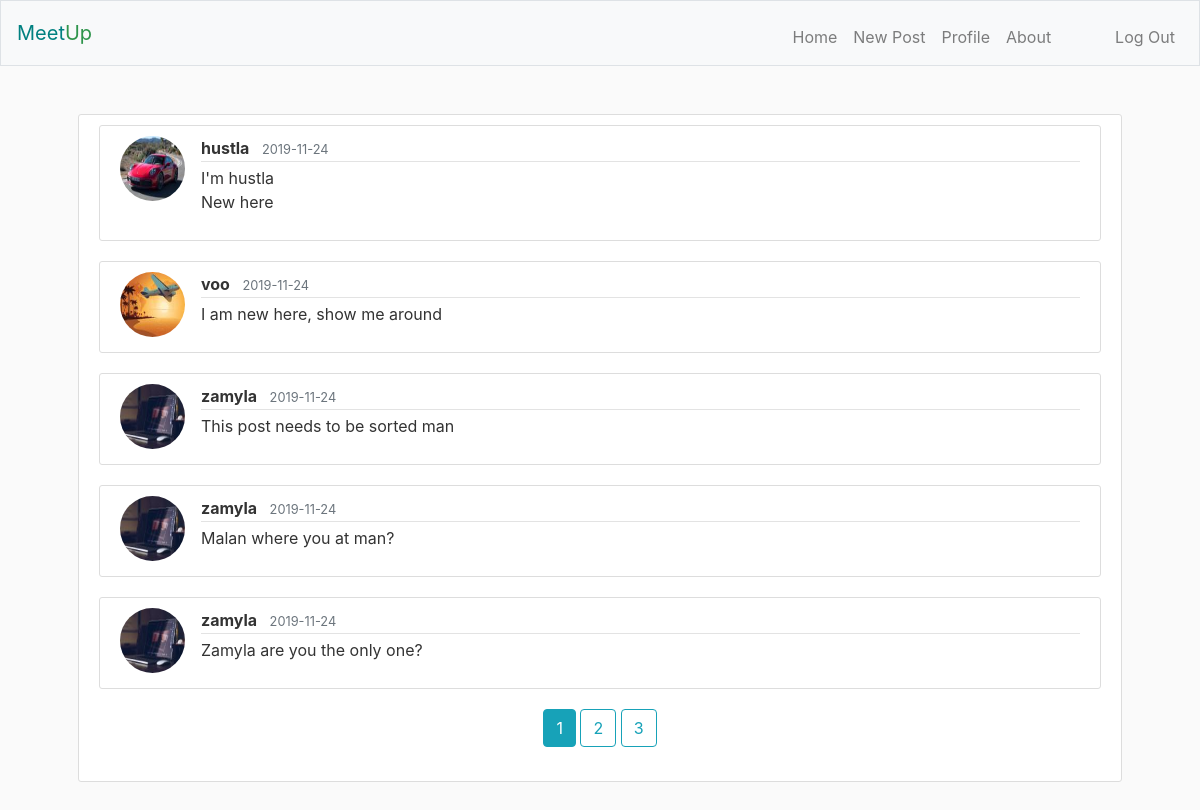
Before: / (signed in) with the older database file.
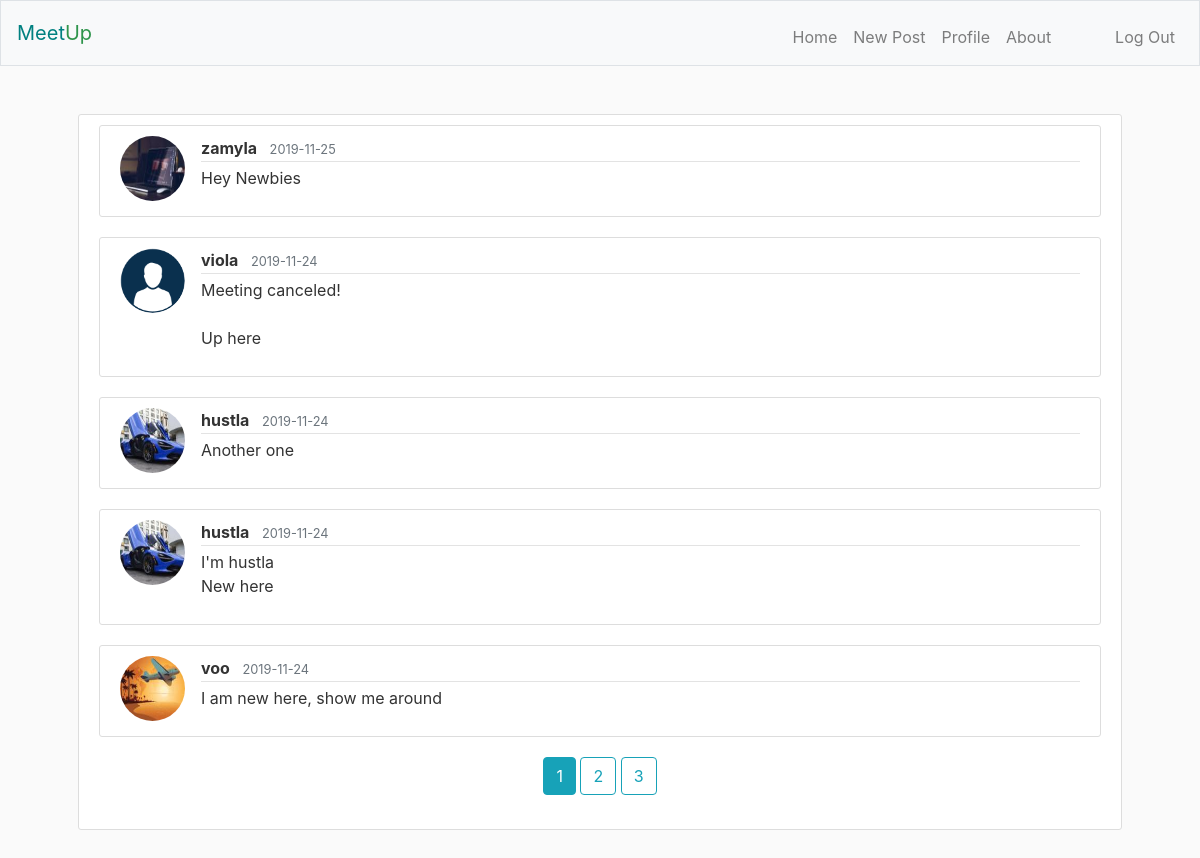
After: the same page with the newer database file.
### meetup/models.py (models this page shows, shortened)
class Post(db.Model):
    id = db.Column(db.Integer, primary_key=True)
    message = db.Column(db.Text, nullable=False)
    posted_at = db.Column(db.DateTime, default=datetime.utcnow)
    owner_id = db.Column(db.Integer, db.ForeignKey('user.id'), nullable=False)

class User(db.Model, UserMixin):
    id = db.Column(db.Integer, primary_key=True)
    username = db.Column(db.String(20), unique=True, nullable=False)
    email = db.Column(db.String(255), unique=True, nullable=False)
    image_file = db.Column(db.String(20), nullable=False, default='no-img.png')
    password = db.Column(db.String(60), nullable=False)
    posts = db.relationship('Post', backref='owner', lazy=True)

### meetup/main/routes.py (the view)
@main.route('/')
def index():
    page = request.args.get('page', 1, type=int)
    posts = Post.query.order_by(
        Post.posted_at.desc()).paginate(page=page, per_page=5)
    return render_template('index.html', posts=posts)

### meetup/models.py (called while the page is built)
@login_manager.user_loader
def load_user(user_id):
    return User.query.get(int(user_id))

### meetup/templates/index.html (shortened to what this page needs)
{% extends "layout.html" %}
{% block main %}
    {% if current_user.is_authenticated %}
        {% for post in posts.items %}
            <a id="post-link" href="{{ url_for('posts.post', post_id=post.id) }}">
                <article class="media content-section">
                    <img class="rounded-circle article-img" src="{{ url_for('static', filename='profile-imgs/' + post.owner.image_file) }}" />
                <div class="media-body">
                    <div class="article-metadata">
                        <strong class="mr-2">{{ post.owner.username }}</strong>
                        <small class="text-muted">{{ post.posted_at.strftime('%Y-%m-%d') }}</small>
                    </div>
                    <p class="article-content">{{ post.message }}</p>
                </div>
                </article>
            </a>
        {% endfor %}
        <div class="text-center">
        {% for page_num in posts.iter_pages(left_edge=1, right_edge=1, left_current=2, right_current=3) %}
            {% if page_num %}
                {% if posts.page == page_num %}
                    <a class="btn btn-info mb-4" href="{{ url_for('main.index', page=page_num) }}">{{ page_num }}</a>
                {% else %}
                    <a class="btn btn-outline-info mb-4" href="{{ url_for('main.index', page=page_num) }}">{{ page_num }}</a>
                {% endif%}
            {% else %}
                ...
            {% endif %}
        {% endfor %}
        </div>
    {% else %}
        <a href="{{ url_for('users.register') }}"><p class="text-center">Join Us</p></a>
    {% endif %}
{% endblock %}

Changed rows visible on the page:
no longer on this page (row unchanged): Post: image_file (picture), owner.username "zamyla", posted_at "2019-11-24", message "This post needs to be sorted man"
no longer on this page (row unchanged): Post: image_file (picture), owner.username "zamyla", posted_at "2019-11-24", message "Malan where you at man?"
no longer on this page (row unchanged): Post: image_file (picture), owner.username "zamyla", posted_at "2019-11-24", message "Zamyla are you the only one?"
added Post: image_file (picture), owner.username "zamyla", posted_at "2019-11-25", message "Hey Newbies"
added Post: image_file (placeholder picture), owner.username "viola", posted_at "2019-11-24", message "Meeting canceled! Up here"
added Post: image_file (picture), owner.username "hustla", posted_at "2019-11-24", message "Another one"
changed through a linked row, Post "I'm hustla New here": image_file: a different picture
